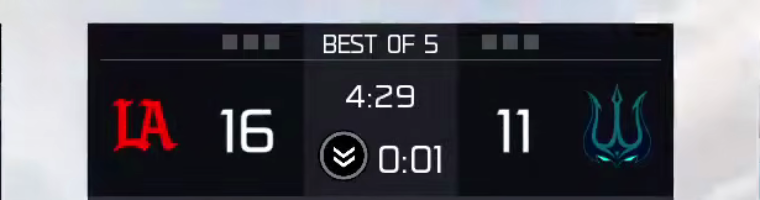
#> input picture data/crops/lat_van_hp/sb_0090.png, 760 x 200 px
$ python -i scorebar_ocr.py   (imports and definitions only)
#> lines starting #> are read from the running program, lines starting #| are printed output that depends on the picture; after the words box and inside, x2 and y2 are one past the last pixel; in counts of white or black regions, pixels touching at a corner belong together
#> further down, picture is the input picture: shape (200, 760, 3); mean B, G, R 96, 89.3, 90
"""CDL broadcast scorebar OCR: evaluated CPU baseline.

This is Phase 3's honest scorebar OCR baseline. It is data-driven, CPU-only, and
intentionally limited:

* labels come from human-verified scorebar crops;
* digits are segmented with classical CV;
* a k-NN digit gallery reads candidate score hypotheses;
* chronological reads use Hardpoint monotonicity as a temporal prior;
* confidence is capped by the latest leave-one-crop-out evaluation result.

It is not the default OCR engine. Select it with ``--ocr-engine cdl`` after
building/evaluating the dataset. The stub remains available for deterministic
offline demos.
"""
from __future__ import annotations

import json
from dataclasses import dataclass
from pathlib import Path
from typing import Any

import cv2
import numpy as np

from ..config import get_settings
from .ocr import OcrResult

MODEL_NAME = "cdl_scorebar_knn"
MODEL_VERSION = "0.1.0-knn"

# Sub-regions inside a wide CDL scorebar crop, tuned to the verified LAT/VAN
# evidence crops. The default HUD profile's scorebar crop is narrower; production
# use should calibrate the HUD region so the full bar geometry matches this shape.
LEFT_X = (0.255, 0.385)
RIGHT_X = (0.610, 0.745)
Y_BAND = (0.430, 0.840)

GLYPH = 28
INNER = 20
DEFAULT_CONFIDENCE_CEILING = 0.50


@dataclass(frozen=True)
class ScorebarSample:
    sample_id: str
    timestamp_seconds: float
    image_path: Path
    score_a: int
    score_b: int
    source_url: str
    label_source: str
    labeled_by: str


@dataclass(frozen=True)
class ScoreCandidate:
    value: int
    text: str
    confidence: float
    digit_confidences: list[float]


@dataclass(frozen=True)
class ScorePairCandidate:
    score_a: int
    score_b: int
    text: str
    confidence: float
    left: ScoreCandidate
    right: ScoreCandidate


def default_dataset_dir() -> Path:
    return get_settings().data_dir / "fixtures" / "scorebar_ocr" / "lat_van_hp"


def region(img: np.ndarray, side: str) -> np.ndarray:
#> called with side = 'left'
    h, w = img.shape[:2]
#> h = 200; w = 760
    xr = LEFT_X if side == "left" else RIGHT_X
    x0, x1 = int(xr[0] * w), int(xr[1] * w)
#> x0 = 193; x1 = 292
    y0, y1 = int(Y_BAND[0] * h), int(Y_BAND[1] * h)
#> y0 = 86; y1 = 168
    return img[y0:y1, x0:x1]


def white_mask(roi: np.ndarray) -> np.ndarray:
    """Binary mask of white/grey digit ink, dropping saturated team logos."""
    hsv = cv2.cvtColor(roi, cv2.COLOR_BGR2HSV)
#> hsv: shape (82, 99, 3); mean H, S, V 112.2, 90.7, 45.8
    _h, saturation, value = cv2.split(hsv)
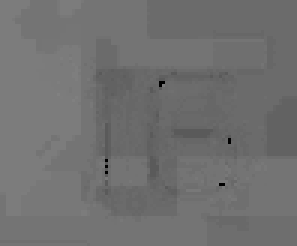
#> _h: shape (82, 99) (shown 3 times larger); min 0, max 129, mean 112.2
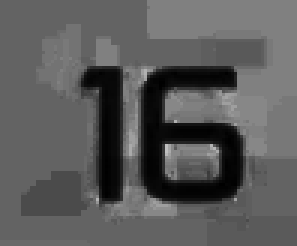
#> saturation: shape (82, 99) (shown 3 times larger); min 0, max 191, mean 90.7
    threshold = max(130, int(np.percentile(value, 85)) - 20)
#> threshold = 130
    mask = ((saturation < 75) & (value > threshold)).astype(np.uint8) * 255
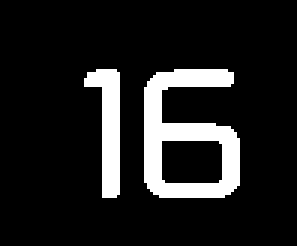
#> mask: shape (82, 99) (shown 3 times larger); 12.3% white; 2 white regions, box (x1, y1, x2, y2) and area: (48, 23, 80, 66) 715, (28, 23, 40, 66) 286
    return cv2.morphologyEx(mask, cv2.MORPH_OPEN, np.ones((2, 2), np.uint8))
#> returned value: shape (82, 99); 12.3% white; 2 white regions, box (x1, y1, x2, y2) and area: (49, 24, 81, 67) 715, (29, 24, 41, 67) 286


def digit_extent(mask: np.ndarray) -> tuple[int, int, int, int] | None:
    """Return (x0, x1, y0, y1) around tall digit ink, ignoring small specks."""
    n, _labels, stats, _centroids = cv2.connectedComponentsWithStats(mask, 8)
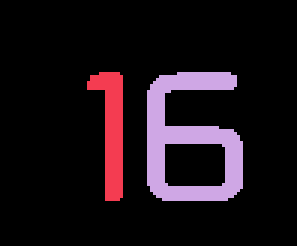
#> _labels: shape (82, 99) int32 (shown 3 times larger); 3 distinct labels, from 0 to 2; one colour per label, 0 black
#> n = 3; stats = [[0, 0, 99, 82, 7117], [29, 24, 12, 43, 286], [49, 24, 32, 43, 715]]
    if n <= 1:
        return None
    comps = [stats[i] for i in range(1, n)]
#> comps = [[29, 24, 12, 43, 286], [49, 24, 32, 43, 715]]
    max_h = max(int(c[cv2.CC_STAT_HEIGHT]) for c in comps)
#> max_h = 43
    tall = [
        c for c in comps
        if int(c[cv2.CC_STAT_HEIGHT]) > 0.5 * max_h and int(c[cv2.CC_STAT_AREA]) > 8
    ]
#> tall = [[29, 24, 12, 43, 286], [49, 24, 32, 43, 715]]
    if not tall:
        return None
    x0 = min(int(c[cv2.CC_STAT_LEFT]) for c in tall)
#> x0 = 29
    x1 = max(int(c[cv2.CC_STAT_LEFT] + c[cv2.CC_STAT_WIDTH]) for c in tall)
#> x1 = 81
    y0 = min(int(c[cv2.CC_STAT_TOP]) for c in tall)
#> y0 = 24
    y1 = max(int(c[cv2.CC_STAT_TOP] + c[cv2.CC_STAT_HEIGHT]) for c in tall)
#> y1 = 67
    return x0, x1, y0, y1


# [36 lines left out: functions normalise_glyph, slice_digits, not called in this run]


def side_present(roi: np.ndarray) -> bool:
    mask = white_mask(roi)
    if mask.mean() / 255 < 0.015:
        return False
    return digit_extent(mask) is not None


def scorebar_present(img: np.ndarray) -> bool:
    return side_present(region(img, "left")) and side_present(region(img, "right"))
#> in white_mask (call 2), `hsv = cv2.cvtColor(roi, cv2.COLOR_BGR2HSV)`: hsv: shape (82, 103, 3); mean H, S, V 114.8, 90.3, 33
#> in white_mask (call 2), `_h, saturation, value = cv2.split(hsv)`:
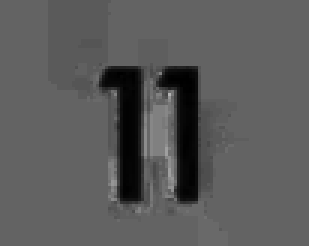
#> saturation: shape (82, 103) (shown 3 times larger); min 0, max 179, mean 90.3
#> in white_mask (call 2), `mask = ((saturation < 75) & (value > threshold)).astype(np.uint8) * 255`: mask: shape (82, 103); 6.3% white; 2 white regions, box (x1, y1, x2, y2) and area: (54, 23, 66, 66) 283, (35, 23, 46, 66) 248
#> in white_mask (call 2), `return cv2.morphologyEx(mask, cv2.MORPH_OPEN, np.ones((2, 2), np.uint8))`:
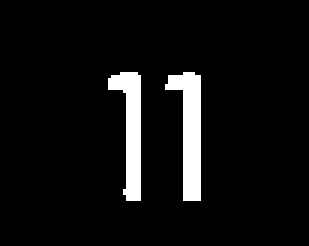
#> returned value: shape (82, 103) (shown 3 times larger); 6.3% white; 2 white regions, box (x1, y1, x2, y2) and area: (55, 24, 67, 67) 283, (36, 24, 47, 67) 248
#> in digit_extent (call 2), `n, _labels, stats, _centroids = cv2.connectedComponentsWithStats(mask,..`:
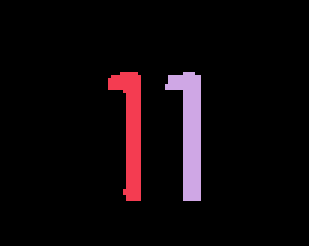
#> _labels: shape (82, 103) int32 (shown 3 times larger); 3 distinct labels, from 0 to 2; one colour per label, 0 black
#> in digit_extent (call 2), `n, _labels, stats, _centroids = cv2.connectedComponentsWithStats(mask,..`: stats = [[0, 0, 103, 82, 7915], [36, 24, 11, 43, 248], [55, 24, 12, 43, 283]]
#> in digit_extent (call 2), `comps = [stats[i] for i in range(1, n)]`: comps = [[36, 24, 11, 43, 248], [55, 24, 12, 43, 283]]
#> in digit_extent (call 2), `x0 = min(int(c[cv2.CC_STAT_LEFT]) for c in tall)`: x0 = 36
#> in digit_extent (call 2), `x1 = max(int(c[cv2.CC_STAT_LEFT] + c[cv2.CC_STAT_WIDTH]) for c in tall)`: x1 = 67


@dataclass
class DigitClassifier:
    """1-NN gallery over normalised digit glyphs."""

    vectors: np.ndarray
    labels: np.ndarray

    # [130 lines left out: functions from_templates, classify, load_manifest, load_templates, load_confidence_ceiling, side_candidates and 1 more, not called in this run]


# [77 lines that did not run here, left out]

>>> import cv2
>>> picture = cv2.imread('../../../data/crops/lat_van_hp/sb_0090.png')
>>> result = scorebar_present(picture)
#> result = True

$ run again, on data/crops/lat_van_hp/sb_0146.png
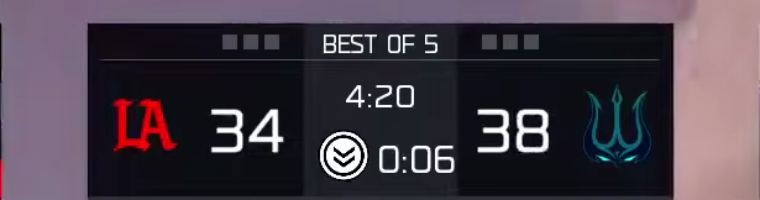
#> input picture data/crops/lat_van_hp/sb_0146.png, 760 x 200 px
#> picture is the input picture: shape (200, 760, 3); mean B, G, R 71.5, 61, 70.1
#> hsv: shape (82, 99, 3); mean H, S, V 115.9, 78.4, 52.5
#> threshold = 130
#> mask: shape (82, 99); 14.5% white; 2 white regions, box (x1, y1, x2, y2) and area: (18, 23, 50, 66) 608, (56, 23, 90, 66) 567
#> in digit_extent, `n, _labels, stats, _centroids = cv2.connectedComponentsWithStats(mask,..`:
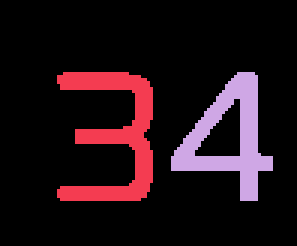
#> _labels: shape (82, 99) int32 (shown 3 times larger); 3 distinct labels, from 0 to 2; one colour per label, 0 black
#> n = 3; stats = [[0, 0, 99, 82, 6943], [19, 24, 32, 43, 608], [57, 24, 34, 43, 567]]
#> comps = [[19, 24, 32, 43, 608], [57, 24, 34, 43, 567]]
#> max_h = 43
#> tall = [[19, 24, 32, 43, 608], [57, 24, 34, 43, 567]]
#> in digit_extent, `x0 = min(int(c[cv2.CC_STAT_LEFT]) for c in tall)`: x0 = 19
#> in digit_extent, `x1 = max(int(c[cv2.CC_STAT_LEFT] + c[cv2.CC_STAT_WIDTH]) for c in tall)`: x1 = 91
#> in digit_extent, `y0 = min(int(c[cv2.CC_STAT_TOP]) for c in tall)`: y0 = 24
#> in digit_extent, `y1 = max(int(c[cv2.CC_STAT_TOP] + c[cv2.CC_STAT_HEIGHT]) for c in tall)`: y1 = 67
#> hsv: shape (82, 103, 3); mean H, S, V 115.2, 85.3, 57.7
#> _h: shape (82, 103)
#> saturation: shape (82, 103)
#> value: shape (82, 103)
#> mask: shape (82, 103); 16.3% white; 2 white regions, box (x1, y1, x2, y2) and area: (53, 23, 86, 67) 774, (15, 23, 46, 66) 605
#> in digit_extent (call 2), `n, _labels, stats, _centroids = cv2.connectedComponentsWithStats(mask,..`:
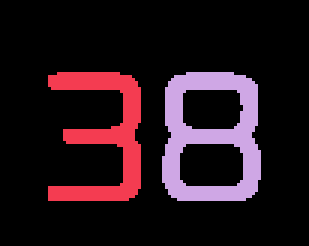
#> _labels: shape (82, 103) int32 (shown 3 times larger); 3 distinct labels, from 0 to 2; one colour per label, 0 black
#> stats = [[0, 0, 103, 82, 7069], [16, 24, 31, 43, 604], [54, 24, 33, 43, 773]]
#> comps = [[16, 24, 31, 43, 604], [54, 24, 33, 43, 773]]
#> in digit_extent (call 2), `x0 = min(int(c[cv2.CC_STAT_LEFT]) for c in tall)`: x0 = 16
#> in digit_extent (call 2), `x1 = max(int(c[cv2.CC_STAT_LEFT] + c[cv2.CC_STAT_WIDTH]) for c in tall)`: x1 = 87
#> result = True

$ run again, on data/crops/lat_van_hp/sb_0174.png
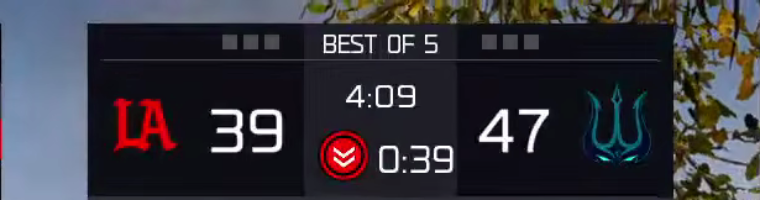
#> input picture data/crops/lat_van_hp/sb_0174.png, 760 x 200 px
#> picture is the input picture: shape (200, 760, 3); mean B, G, R 61.1, 53.7, 55.4
#> hsv: shape (82, 99, 3); mean H, S, V 124.1, 77.4, 55.8
#> threshold = 130
#> mask: shape (82, 99); 16% white; 2 white regions, box (x1, y1, x2, y2) and area: (57, 23, 89, 66) 696, (18, 23, 50, 66) 606
#> _labels: shape (82, 99) int32; 3 distinct labels, from 0 to 2
#> n = 3; stats = [[0, 0, 99, 82, 6816], [19, 24, 32, 43, 606], [58, 24, 32, 43, 696]]
#> comps = [[19, 24, 32, 43, 606], [58, 24, 32, 43, 696]]
#> max_h = 43
#> tall = [[19, 24, 32, 43, 606], [58, 24, 32, 43, 696]]
#> in digit_extent, `x0 = min(int(c[cv2.CC_STAT_LEFT]) for c in tall)`: x0 = 19
#> in digit_extent, `x1 = max(int(c[cv2.CC_STAT_LEFT] + c[cv2.CC_STAT_WIDTH]) for c in tall)`: x1 = 90
#> in digit_extent, `y0 = min(int(c[cv2.CC_STAT_TOP]) for c in tall)`: y0 = 24
#> in digit_extent, `y1 = max(int(c[cv2.CC_STAT_TOP] + c[cv2.CC_STAT_HEIGHT]) for c in tall)`: y1 = 67
#> hsv: shape (82, 103, 3); mean H, S, V 124.2, 95.5, 46.8
#> _h: shape (82, 103)
#> saturation: shape (82, 103)
#> value: shape (82, 103)
#> mask: shape (82, 103); 11.5% white; 2 white regions, box (x1, y1, x2, y2) and area: (16, 23, 50, 66) 566, (56, 23, 86, 66) 409
#> in digit_extent (call 2), `n, _labels, stats, _centroids = cv2.connectedComponentsWithStats(mask,..`:
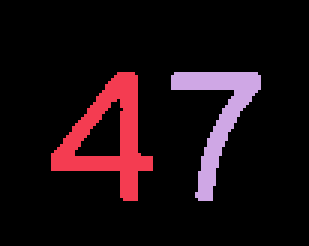
#> _labels: shape (82, 103) int32 (shown 3 times larger); 3 distinct labels, from 0 to 2; one colour per label, 0 black
#> stats = [[0, 0, 103, 82, 7471], [17, 24, 34, 43, 566], [57, 24, 30, 43, 409]]
#> comps = [[17, 24, 34, 43, 566], [57, 24, 30, 43, 409]]
#> in digit_extent (call 2), `x0 = min(int(c[cv2.CC_STAT_LEFT]) for c in tall)`: x0 = 17
#> in digit_extent (call 2), `x1 = max(int(c[cv2.CC_STAT_LEFT] + c[cv2.CC_STAT_WIDTH]) for c in tall)`: x1 = 87
#> result = True
